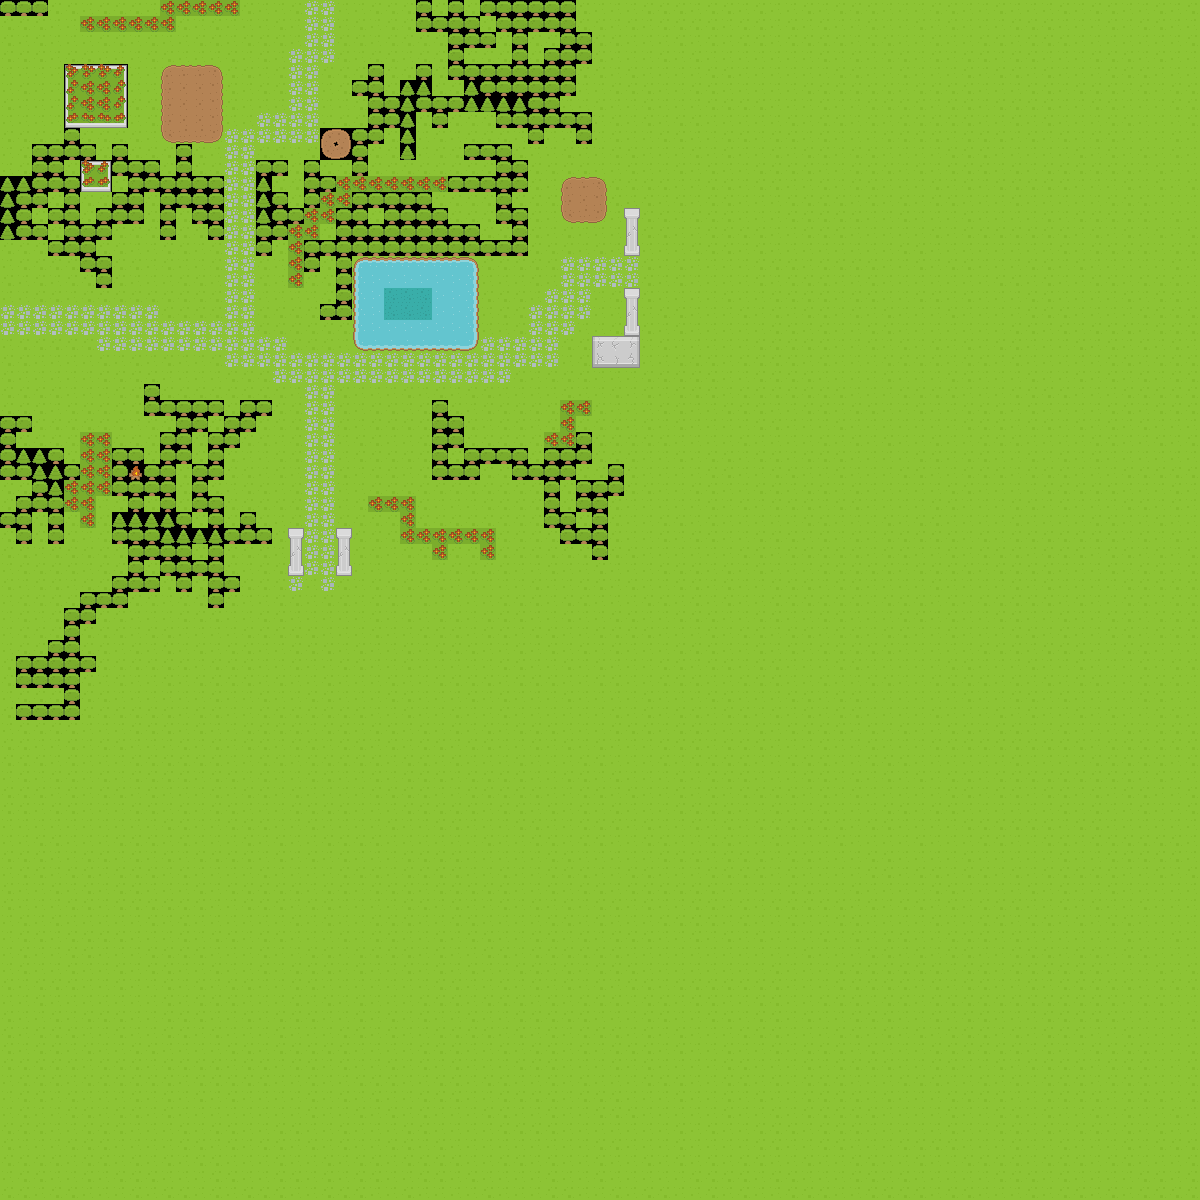

Below is a game level as drawn by its tile map, then a one-line description and the .tmx that defines it (tile-layer data replaced by summaries):
An orthogonal 75x75 tile map with 16x16 px tiles, 3 tile layers (Tile Layer 1, customterrain, buildings).

<map version="1.0" orientation="orthogonal" renderorder="left-down" width="75" height="75" tilewidth="16" tileheight="16" nextobjectid="1">
 <properties>
  <property name="unity:scale" value="0.0625" />
 </properties>
 <tileset firstgid="1" source="RogueKenneyTileset.tsx" />
 <layer name="Tile Layer 1" width="75" height="75">
  <data>[5625 cells, 5625 non-empty, 29 distinct tile ids]</data>
 </layer>
 <layer name="customterrain" width="75" height="75">
  <data>[5625 cells, 29 non-empty, 9 distinct tile ids]</data>
 </layer>
 <layer name="buildings" width="75" height="75">
  <data>[5625 cells, 18 non-empty, 9 distinct tile ids]</data>
 </layer>
</map>
